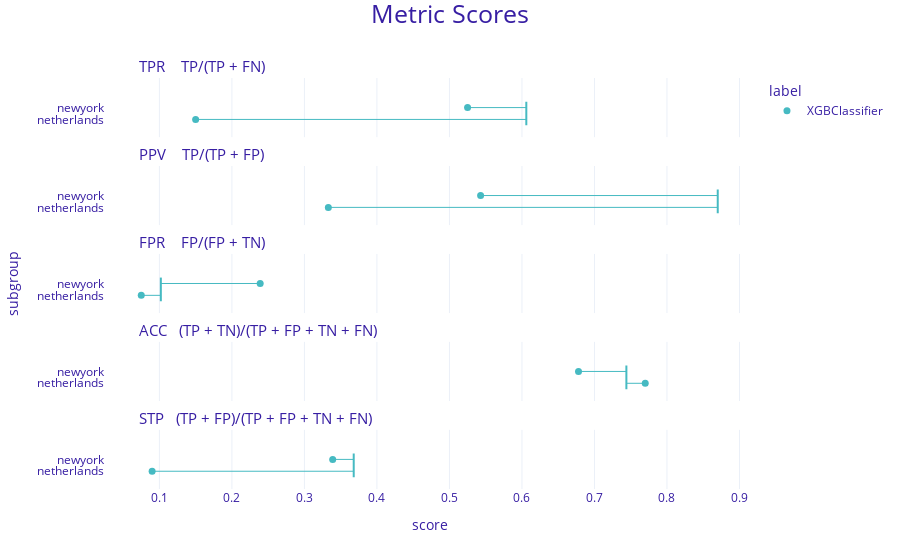

The cell this chart's notebook holds for it:
### Code cell
exp.model_fairness(protected = X_test['from'], privileged = 'china').plot(type='metric_scores')

### Figure 1 — Plotly figure (JSON) as saved in the notebook; plotly's stock layout.template omitted (floating-point values rounded to 4 significant figures)
{"data": [{"customdata": [["netherlands", "XGBClassifier"], ["newyork", "XGBClassifier"]], "hovertemplate": "<b>%{customdata[1]}</b><br>Subgroup: %{customdata[0]}<br>Score: %{x}<extra></extra>", "legendgroup": "XGBClassifier", "marker": {"color": "#46bac2", "size": 7, "symbol": "circle"}, "mode": "markers", "name": "XGBClassifier", "orientation": "v", "showlegend": true, "type": "scatter", "x": [0.15, 0.525], "xaxis": "x5", "y": [0.5, 1.5], "yaxis": "y5"}, {"customdata": [["netherlands", "XGBClassifier"], ["newyork", "XGBClassifier"]], "hovertemplate": "<b>%{customdata[1]}</b><br>Subgroup: %{customdata[0]}<br>Score: %{x}<extra></extra>", "legendgroup": "XGBClassifier", "marker": {"color": "#46bac2", "size": 7, "symbol": "circle"}, "mode": "markers", "name": "XGBClassifier", "orientation": "v", "showlegend": false, "type": "scatter", "x": [0.333, 0.543], "xaxis": "x4", "y": [0.5, 1.5], "yaxis": "y4"}, {"customdata": [["netherlands", "XGBClassifier"], ["newyork", "XGBClassifier"]], "hovertemplate": "<b>%{customdata[1]}</b><br>Subgroup: %{customdata[0]}<br>Score: %{x}<extra></extra>", "legendgroup": "XGBClassifier", "marker": {"color": "#46bac2", "size": 7, "symbol": "circle"}, "mode": "markers", "name": "XGBClassifier", "orientation": "v", "showlegend": false, "type": "scatter", "x": [0.075, 0.239], "xaxis": "x3", "y": [0.5, 1.5], "yaxis": "y3"}, {"customdata": [["netherlands", "XGBClassifier"], ["newyork", "XGBClassifier"]], "hovertemplate": "<b>%{customdata[1]}</b><br>Subgroup: %{customdata[0]}<br>Score: %{x}<extra></extra>", "legendgroup": "XGBClassifier", "marker": {"color": "#46bac2", "size": 7, "symbol": "circle"}, "mode": "markers", "name": "XGBClassifier", "orientation": "v", "showlegend": false, "type": "scatter", "x": [0.77, 0.678], "xaxis": "x2", "y": [0.5, 1.5], "yaxis": "y2"}, {"customdata": [["netherlands", "XGBClassifier"], ["newyork", "XGBClassifier"]], "hovertemplate": "<b>%{customdata[1]}</b><br>Subgroup: %{customdata[0]}<br>Score: %{x}<extra></extra>", "legendgroup": "XGBClassifier", "marker": {"color": "#46bac2", "size": 7, "symbol": "circle"}, "mode": "markers", "name": "XGBClassifier", "orientation": "v", "showlegend": false, "type": "scatter", "x": [0.09, 0.339], "xaxis": "x", "y": [0.5, 1.5], "yaxis": "y"}], "layout": {"annotations": [{"font": {"size": 15}, "showarrow": false, "text": "STP   (TP + FP)/(TP + FP + TN + FN)", "x": 0.05, "xanchor": "left", "xref": "paper", "y": 0.144, "yanchor": "bottom", "yref": "paper"}, {"font": {"size": 15}, "showarrow": false, "text": "ACC   (TP + TN)/(TP + FP + TN + FN)", "x": 0.05, "xanchor": "left", "xref": "paper", "y": 0.358, "yanchor": "bottom", "yref": "paper"}, {"font": {"size": 15}, "showarrow": false, "text": "FPR    FP/(FP + TN)", "x": 0.05, "xanchor": "left", "xref": "paper", "y": 0.572, "yanchor": "bottom", "yref": "paper"}, {"font": {"size": 15}, "showarrow": false, "text": "PPV    TP/(TP + FP)", "x": 0.05, "xanchor": "left", "xref": "paper", "y": 0.786, "yanchor": "bottom", "yref": "paper"}, {"font": {"size": 15}, "showarrow": false, "text": "TPR    TP/(TP + FN)", "x": 0.05, "xanchor": "left", "xref": "paper", "y": 1, "yanchor": "bottom", "yref": "paper"}], "font": {"color": "#371ea3"}, "legend": {"title": {"text": "label"}, "tracegroupgap": 0}, "margin": {"b": 71, "r": 30, "t": 78}, "shapes": [{"line": {"color": "#46bac2", "width": 1}, "type": "line", "x0": 0.15, "x1": 0.606, "xref": "x", "y0": 0.5, "y1": 0.5, "yref": "y5"}, {"line": {"color": "#46bac2", "width": 1}, "type": "line", "x0": 0.525, "x1": 0.606, "xref": "x", "y0": 1.5, "y1": 1.5, "yref": "y5"}, {"line": {"color": "#46bac2", "width": 2}, "type": "line", "x0": 0.606, "x1": 0.606, "xref": "x", "y0": 0, "y1": 2, "yref": "y5"}, {"line": {"color": "#46bac2", "width": 1}, "type": "line", "x0": 0.333, "x1": 0.87, "xref": "x", "y0": 0.5, "y1": 0.5, "yref": "y4"}, {"line": {"color": "#46bac2", "width": 1}, "type": "line", "x0": 0.543, "x1": 0.87, "xref": "x", "y0": 1.5, "y1": 1.5, "yref": "y4"}, {"line": {"color": "#46bac2", "width": 2}, "type": "line", "x0": 0.87, "x1": 0.87, "xref": "x", "y0": 0, "y1": 2, "yref": "y4"}, {"line": {"color": "#46bac2", "width": 1}, "type": "line", "x0": 0.075, "x1": 0.102, "xref": "x", "y0": 0.5, "y1": 0.5, "yref": "y3"}, {"line": {"color": "#46bac2", "width": 1}, "type": "line", "x0": 0.239, "x1": 0.102, "xref": "x", "y0": 1.5, "y1": 1.5, "yref": "y3"}, {"line": {"color": "#46bac2", "width": 2}, "type": "line", "x0": 0.102, "x1": 0.102, "xref": "x", "y0": 0, "y1": 2, "yref": "y3"}, {"line": {"color": "#46bac2", "width": 1}, "type": "line", "x0": 0.77, "x1": 0.744, "xref": "x", "y0": 0.5, "y1": 0.5, "yref": "y2"}, {"line": {"color": "#46bac2", "width": 1}, "type": "line", "x0": 0.678, "x1": 0.744, "xref": "x", "y0": 1.5, "y1": 1.5, "yref": "y2"}, {"line": {"color": "#46bac2", "width": 2}, "type": "line", "x0": 0.744, "x1": 0.744, "xref": "x", "y0": 0, "y1": 2, "yref": "y2"}, {"line": {"color": "#46bac2", "width": 1}, "type": "line", "x0": 0.09, "x1": 0.368, "xref": "x", "y0": 0.5, "y1": 0.5, "yref": "y"}, {"line": {"color": "#46bac2", "width": 1}, "type": "line", "x0": 0.339, "x1": 0.368, "xref": "x", "y0": 1.5, "y1": 1.5, "yref": "y"}, {"line": {"color": "#46bac2", "width": 2}, "type": "line", "x0": 0.368, "x1": 0.368, "xref": "x", "y0": 0, "y1": 2, "yref": "y"}], "title": {"font": {"size": 25}, "text": "Metric Scores", "x": 0.5, "y": 0.99}, "xaxis": {"anchor": "y", "domain": [0, 1], "range": [0.025, 0.92], "tickvals": [0, 0.1, 0.2, 0.3, 0.4, 0.5, 0.6, 0.7, 0.8, 0.9, 1], "title": {"text": "score"}}, "xaxis2": {"anchor": "y2", "domain": [0, 1], "matches": "x", "range": [0.025, 0.92], "showticklabels": false, "tickvals": [0, 0.1, 0.2, 0.3, 0.4, 0.5, 0.6, 0.7, 0.8, 0.9, 1]}, "xaxis3": {"anchor": "y3", "domain": [0, 1], "matches": "x", "range": [0.025, 0.92], "showticklabels": false, "tickvals": [0, 0.1, 0.2, 0.3, 0.4, 0.5, 0.6, 0.7, 0.8, 0.9, 1]}, "xaxis4": {"anchor": "y4", "domain": [0, 1], "matches": "x", "range": [0.025, 0.92], "showticklabels": false, "tickvals": [0, 0.1, 0.2, 0.3, 0.4, 0.5, 0.6, 0.7, 0.8, 0.9, 1]}, "xaxis5": {"anchor": "y5", "domain": [0, 1], "matches": "x", "range": [0.025, 0.92], "showticklabels": false, "tickvals": [0, 0.1, 0.2, 0.3, 0.4, 0.5, 0.6, 0.7, 0.8, 0.9, 1]}, "yaxis": {"anchor": "x", "domain": [0, 0.144], "showgrid": false, "ticktext": ["netherlands", "newyork"], "tickvals": [0.5, 1.5], "title": {"text": ""}, "zeroline": false}, "yaxis2": {"anchor": "x2", "domain": [0.214, 0.358], "matches": "y", "showgrid": false, "ticktext": ["netherlands", "newyork"], "tickvals": [0.5, 1.5], "title": {"text": ""}, "zeroline": false}, "yaxis3": {"anchor": "x3", "domain": [0.428, 0.572], "matches": "y", "showgrid": false, "ticktext": ["netherlands", "newyork"], "tickvals": [0.5, 1.5], "title": {"text": "subgroup"}, "zeroline": false}, "yaxis4": {"anchor": "x4", "domain": [0.642, 0.786], "matches": "y", "showgrid": false, "ticktext": ["netherlands", "newyork"], "tickvals": [0.5, 1.5], "title": {"text": ""}, "zeroline": false}, "yaxis5": {"anchor": "x5", "domain": [0.856, 1], "matches": "y", "showgrid": false, "ticktext": ["netherlands", "newyork"], "tickvals": [0.5, 1.5], "title": {"text": ""}, "zeroline": false}}}
